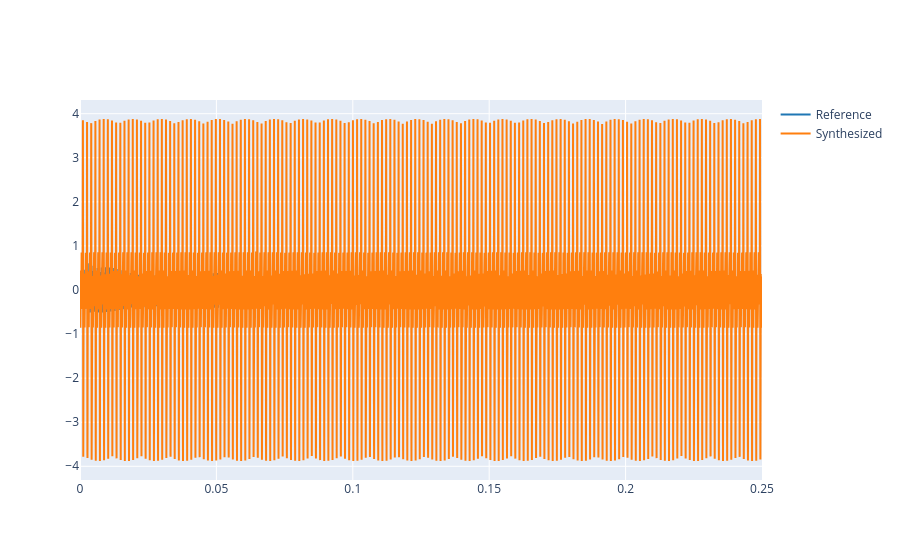

The notebook cell this image was saved under:
### Markdown cell above
2.1. Use the `synthetize` function to generate a synthesis with the weights ($A_k$) found in 1.3 and the fundamental frequency and phases found in previous labs. Plot both the reference and the synthetize signal. Listen to the synthetize signal.

### Code cell
from IPython.display import Audio

f0 = 656.7627
fs = 44100
phi = np.pi
weights = [0.5979, 0.4226, 0.7496, 0.8093, 0.4654, 1, 0.5842, 0.2608]

t = np.linspace(0, len(ref) / fs, len(ref)) #Durada de 0 a 1 segon amb fs mostres per segon

syn = synthesize(f0, phi, weights, t)   #Cridem la funció

samples = int(0.25 * fs)   #Definim quantes mostres hi haurà al gràfic

plot_signals([ref[:samples], syn[:samples]], fs, name=['Reference', 'Synthesized']) #Mostrem els senyals

print("Senyal sintetitzat:")
display(Audio(syn, rate = fs))

### Figure 1 — Plotly figure (JSON) as saved in the notebook; plotly's stock layout.template omitted (floating-point values rounded to 4 significant figures; data arrays with more than 128 entries replaced by an {"elided": "..."} marker saying what was removed)
{"data": [{"line": {"color": "#1f77b4", "shape": "linear"}, "mode": "lines", "name": "Reference", "type": "scatter", "x": {"elided": "11025 float values"}, "y": {"elided": "11025 float values"}}, {"line": {"color": "#ff7f0e", "shape": "linear"}, "mode": "lines", "name": "Synthesized", "type": "scatter", "x": {"elided": "11025 float values"}, "y": {"elided": "11025 float values"}}], "layout": {}}
